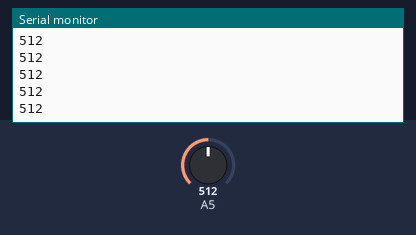
A sketch run on a simulated Arduino Uno, built with avr-gcc and run on an emulated ATmega328P. Shown: the last lines printed to the serial monitor. The test bench sets the inputs (shaded band); at power-on: A5 = 512.

Above: at 1.2 s.
1.3 s: A5 set to 716
At 1.31 s:
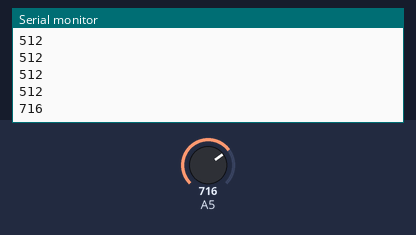
2.8 s: A5 set to 900
At 2.81 s:
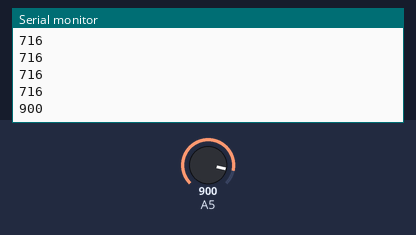
Timing chart, 0 to 5.8 s (numbered marks = the images above; inputs shaded):
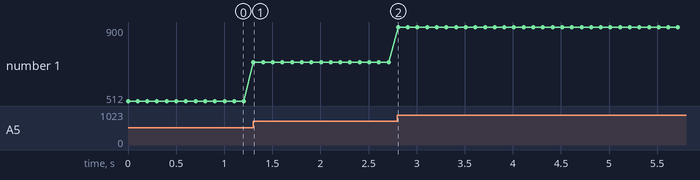

Measured:
- after the input at 1.3 s, the serial monitor: prints a new line at once (image 1)
- after the input at 2.8 s, the serial monitor: prints a new line at once (image 2)
- plotted number 1: 512 → 716 after the input at 1.3 s, 716 → 900 after the input at 2.8 s

The sketch:

soil_moisture_sensor_calibrating.ino
```cpp
//the code shows the bit readings from the sensor every 1 milli-second.
//first watch the serial monitor while the sensor is completly dry, wait a minute and decide on an average value - that's the dry value
//then put the sensor in a glass of water (not fully submerged), that's the 100% wet value, decide on an average value like before.
//right these values down, these would be the "wet##" and "dry##" consts for this specific sensor in the project's code.
void setup() {
  // put your setup code here, to run once:
  Serial.begin(9600);
}

void loop() {
  // put your main code here, to run repeatedly:
  Serial.println(analogRead(13));//pick any analog pin you want
  delay(100);//wait 1 milli-second
}
```
